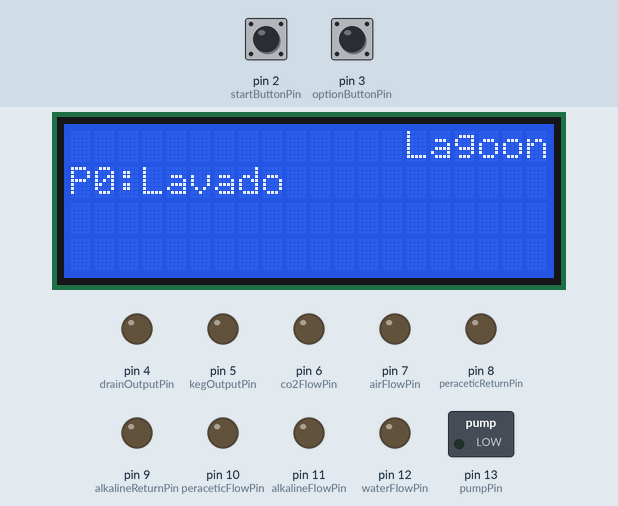
Simulated run of this sketch. Board: Arduino Uno, built with avr-gcc and run on an emulated ATmega328P. Shown: 20×4 character LCD, switched loads named in the sketch (green lamp = pin HIGH), output pins drawn as LEDs (lit = HIGH). The test bench sets the inputs (shaded band); at power-on: pin 2 (startButtonPin) LOW, pin 3 (optionButtonPin) HIGH. What the sketch prints to the serial monitor is not drawn.

Above: at 1.2 s.
1.3 s: pin 2 (startButtonPin) pulled HIGH for 0.15 s
At 2.0 s:
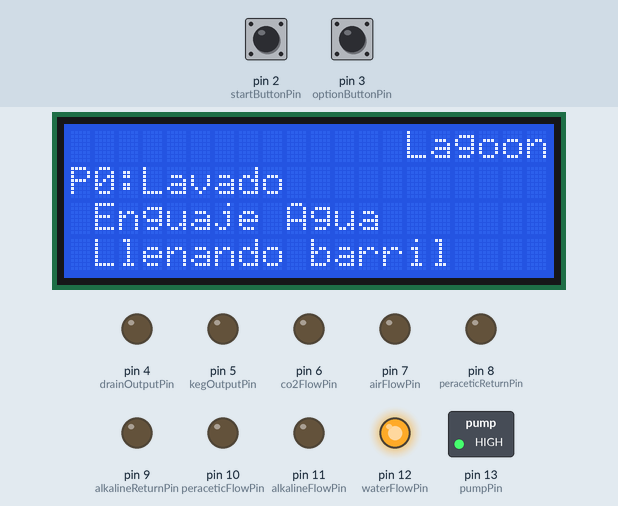
At 4.9 s:
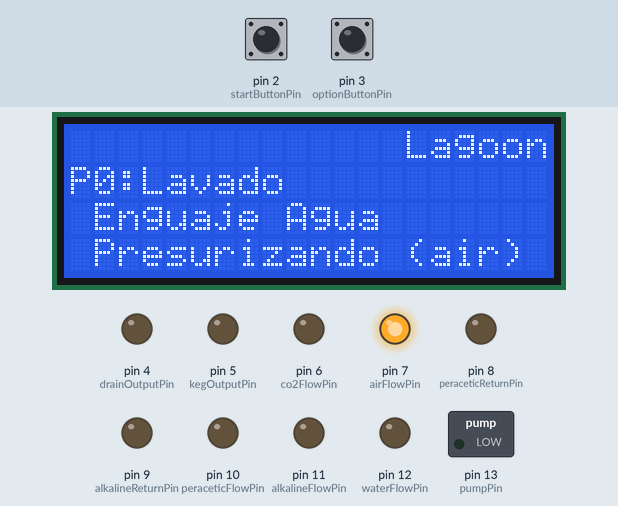
Timing chart, 0 to 33.1 s (numbered marks = the images above; inputs shaded):
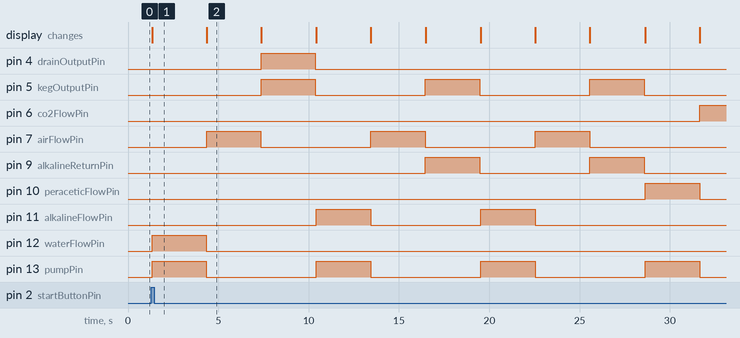

Measured:
- after the input at 1.3 s, pin 4 (drainOutputPin): LOW → HIGH after 6.1 s, → LOW 3.0 s later; pin 5 (kegOutputPin): alternates HIGH for 3.0 s and LOW for 6.1 s, starting after 6.1 s

The sketch:

kegWasher.ino
```cpp
#include <Wire.h>
#include <LiquidCrystal_I2C.h>

LiquidCrystal_I2C lcd(0x27, 20, 4);


const int startButtonPin = 2;
const int optionButtonPin = 3;
const int pumpPin = 13;
const int waterFlowPin = 12;
const int alkalineFlowPin = 11;
const int peraceticFlowPin = 10;
const int alkalineReturnPin = 9;
const int peraceticReturnPin = 8;
const int airFlowPin = 7;
const int co2FlowPin = 6;
const int kegOutputPin = 5;
const int drainOutputPin = 4;
const int waterRinseDuration = 3000;
const int airFlowDuration = 3000;
const int drainDuration = 3000;
const int alkalineFlowDuration = 3000;
const int alkalineReturnDuration = 3000;
const int peraceticFlowDuration = 3000;
const int peraceticReturnDuration = 3000;
const int co2FlowDuration = 3000;
const int co2SweepDuration = 3000;

int startButtonState = 0;
int optionButtonState = 0;
String programs[15];
int selectedProgram = 0;
int indexOfPrograms = 14;
int pins[15];


void setup() {
  // put your setup code here, to run once:
  pinMode(pumpPin, OUTPUT);
  pinMode(waterFlowPin, OUTPUT);
  pinMode(alkalineFlowPin, OUTPUT);
  pinMode(peraceticFlowPin, OUTPUT);
  pinMode(alkalineReturnPin, OUTPUT);
  pinMode(peraceticReturnPin, OUTPUT);
  pinMode(airFlowPin, OUTPUT);
  pinMode(co2FlowPin, OUTPUT);
  pinMode(kegOutputPin, OUTPUT);
  pinMode(drainOutputPin, OUTPUT);
  pinMode(startButtonPin, INPUT);
  pinMode(optionButtonPin, INPUT);
  optionButtonState = digitalRead(optionButtonPin);
  startButtonState = digitalRead(startButtonPin);
  Serial.begin(9600);
  Serial.print(optionButtonState);
  Serial.print(startButtonState);
  // Initiate the LCD:
  lcd.init();
  lcd.backlight();
  initializePrograms ();
  initializePins();
  lcd.setCursor(14, 0); // Set the cursor on the third column and first row.
  lcd.print("Lagoon");
  lcd.setCursor(0, 1);
  lcd.print("P");
  lcd.print(selectedProgram);
  lcd.print(":");
  lcd.print(programs[selectedProgram]);

}

void loop() {
  // put your main code here, to run repeatedly:
  startButtonState = digitalRead(startButtonPin);
  optionButtonState = digitalRead(optionButtonPin);

  if (startButtonState == HIGH)  {
      waterRinseProgram (selectedProgram);
      alkalineWashProgram (selectedProgram);
      alkalineWashProgram (selectedProgram);
      peraceticWashProgram (selectedProgram);
      co2SweepProgram (selectedProgram);
      startOrShutdownActions (selectedProgram);
      }

  if (optionButtonState == LOW)  {
      Serial.print(programs[selectedProgram]);
      Serial.print(selectedProgram);
      selectedProgram = selectedProgram + 1;
      Serial.print(selectedProgram);
      delay(1000);
      if (selectedProgram > indexOfPrograms) {
        selectedProgram = 0;
        }
      lcd.setCursor(0, 1); // Set the cursor on the third column and first row.
      lcd.print("                    ");
      lcd.setCursor(0, 1);
      lcd.print("P");
      lcd.print(selectedProgram);
      lcd.print(":");
      lcd.print(programs[selectedProgram]);
      //Si es una acción, actualiza el estado de la salida
      if (selectedProgram >= 5) {
        printStateOf(pins[selectedProgram]);
        }
       else {
        lcd.setCursor(1, 3);
        lcd.print("   ");
       }
      }
  }


void waterRinseProgram (int program) {
  if ((program==0) || (program==1)) {
    if (program==0) {
      lcd.setCursor(1, 2);
      lcd.print(programs[1]);}
    lcd.setCursor(1, 3);
    lcd.print("Llenando barril    ");
     /*Abre el agua y prende la bomba*/
    digitalWrite(waterFlowPin, HIGH);
    digitalWrite(pumpPin, HIGH);
    /*Espera un tiempo predetermidado*/
    delay (waterRinseDuration);
    /*Cierra el agua y apaga la bomba*/
    digitalWrite(pumpPin, LOW);
    digitalWrite(waterFlowPin, LOW);
    lcd.setCursor(1, 3);
    lcd.print("Presurizando (air)");
    /*Prende la inyección de aire desde el compresor*/
    digitalWrite(airFlowPin, HIGH);
    /*Espera el tiempo de inyección de airea*/
    delay (airFlowDuration);
    /*Apaga la inyección de airea*/
    digitalWrite(airFlowPin, LOW);
    lcd.setCursor(1, 3);
    lcd.print("Vaciando barril     ");
    /*Abre la salida del barril y el desagüe*/
    digitalWrite(kegOutputPin, HIGH);
    digitalWrite(drainOutputPin, HIGH);
    /*Espera un tiempo a que se vacie*/
    delay (drainDuration);
    /*Cierra la salida del barrril y el drenaje*/
    digitalWrite(kegOutputPin, LOW);
    digitalWrite(drainOutputPin, LOW);
    lcd.setCursor(0, 2);
    lcd.print("                    ");
    lcd.setCursor(0, 3);
    lcd.print("                    ");
  }
}

void alkalineWashProgram (int program) {
  if ((program==0) || (program==2)) {
    if (program==0) {
      lcd.setCursor(1, 2);
      lcd.print(programs[2]);}
    lcd.setCursor(1, 3);
    lcd.print("Llenando barril    ");
    /*Abre la salida de alacalino y prende la bomba*/
    digitalWrite(alkalineFlowPin, HIGH);
    digitalWrite(pumpPin, HIGH);
    /*Espera un tiempo predetermidado*/
    delay (alkalineFlowDuration);
    /*Cierra el alcalino y apaga la bomba*/
    digitalWrite(pumpPin, LOW);
    digitalWrite(alkalineFlowPin, LOW);
    lcd.setCursor(1, 3);
    lcd.print("Presurizando (air) ");
    /*Prende la inyección de aire desde el compresor*/
    digitalWrite(airFlowPin, HIGH);
    /*Espera el tiempo de inyección de airea*/
    delay (airFlowDuration);
    /*Apaga la inyección de airea*/
    digitalWrite(airFlowPin, LOW);
    /*Abre la salida del barril y el retorno de alcalino*/
    digitalWrite(kegOutputPin, HIGH);
    digitalWrite(alkalineReturnPin, HIGH);
    lcd.setCursor(1, 3);
    lcd.print("Vaciando barril     ");
    /*Espera un tiempo a que se vacie*/
    delay (alkalineReturnDuration);
    /*Cierra la salida del barrril y el retorno de alcalino*/
    digitalWrite(kegOutputPin, LOW);
    digitalWrite(alkalineReturnPin, LOW);
    lcd.setCursor(0, 2);
    lcd.print("                    ");
    lcd.setCursor(0, 3);
    lcd.print("                    ");
  }
}

void peraceticWashProgram (int program) {
  if ((program==0) || (program==3)) {
    if (program==0) {
      lcd.setCursor(1, 2);
      lcd.print(programs[3]);}
    lcd.setCursor(1, 3);
    lcd.print("Llenando barril");
    /*Abre la salida de peracetico y prende la bomba*/
    digitalWrite(peraceticFlowPin, HIGH);
    digitalWrite(pumpPin, HIGH);
    /*Espera un tiempo predetermidado*/
    delay (peraceticFlowDuration);
    /*Cierra el peracetico y apaga la bomba*/
    digitalWrite(pumpPin, LOW);
    digitalWrite(peraceticFlowPin, LOW);
    /*Prende la inyección de CO2 desde el compresor*/
    digitalWrite(co2FlowPin, HIGH);
    lcd.setCursor(1, 3);
    lcd.print("Presurizando (co2)");
    /*Espera el tiempo de inyección de CO2*/
    delay (co2FlowDuration);
    /*Apaga la inyección de CO2*/
    digitalWrite(co2FlowPin, LOW);
    /*Abre la salida del barril y el retorno de alca*/
    digitalWrite(kegOutputPin, HIGH);
    digitalWrite(peraceticReturnPin, HIGH);
    lcd.setCursor(1, 3);
    lcd.print("Vaciando barril     ");
    /*Espera un tiempo a que se vacie*/
    delay (peraceticReturnDuration);
    /*Cierra la salida del barrril y el retorno de alcalino*/
    digitalWrite(kegOutputPin, LOW);
    digitalWrite(peraceticReturnPin, LOW);
    lcd.setCursor(0, 2);
    lcd.print("                    ");
    lcd.setCursor(0, 3);
    lcd.print("                    ");
  }
}
void co2SweepProgram (int program) {
  if ((program==0) || (program==4)) {
    if (program==0) {
      lcd.setCursor(1, 2);
      lcd.print(programs[4]);}
    /*Prende la inyección de CO2*/
    digitalWrite(co2FlowPin, HIGH);
    /*Espera el tiempo de inyección de CO2 para barrido*/
    delay (co2SweepDuration);
    /*Apaga la inyección de CO2*/
    digitalWrite(co2FlowPin, LOW);
    lcd.setCursor(0, 2);
    lcd.print("                    ");
    lcd.setCursor(0, 3);
    lcd.print("                    ");
  }
}


void startOrShutdownActions (int program) {
  Serial.println(program);
  if (program>=5) {
      if (digitalRead(pins[program]) == LOW) {
        digitalWrite(pins[program], HIGH);
        delay(1000);
      }
      else {
        digitalWrite(pins[program], LOW);
        delay(1000);
      }
      printStateOf(pins[program]);
   }

}

void printStateOf (int pin) {
   if (digitalRead(pin) == HIGH) {
        lcd.setCursor(1, 3);
        lcd.print("ON ");
        }
   else {
        lcd.setCursor(1, 3);
        lcd.print("OFF");
        }
   }

void initializePrograms() {
  programs[0] = "Lavado";
  programs[1] = "Enguaje Agua";
  programs[2] = "Alcalino";
  programs[3] = "Sanitizado";
  programs[4] = "Barrido CO2";
  programs[5] = "Bomba";
  programs[6] = "Electro Agua";
  programs[7] = "Electro Alcalino";
  programs[8] = "Electro Peracet";
  programs[9] = "Electro R. Alc.";
  programs[10] = "Electro R. Per.";
  programs[11] = "Electro Aire";
  programs[12] = "Electro CO2";
  programs[13] = "Electro R.Barril";
  programs[14] = "Electro Desague";
  }

void initializePins() {
  //Mapeo de Pins y programas
  pins[5] = pumpPin;
  pins[6] = waterFlowPin;
  pins[7] = alkalineFlowPin;
  pins[8] = peraceticFlowPin;
  pins[9] = alkalineReturnPin;
  pins[10] = peraceticReturnPin;
  pins[11] = airFlowPin;
  pins[12] = co2FlowPin;
  pins[13] = kegOutputPin;
  pins[14] = drainOutputPin;
}
```
